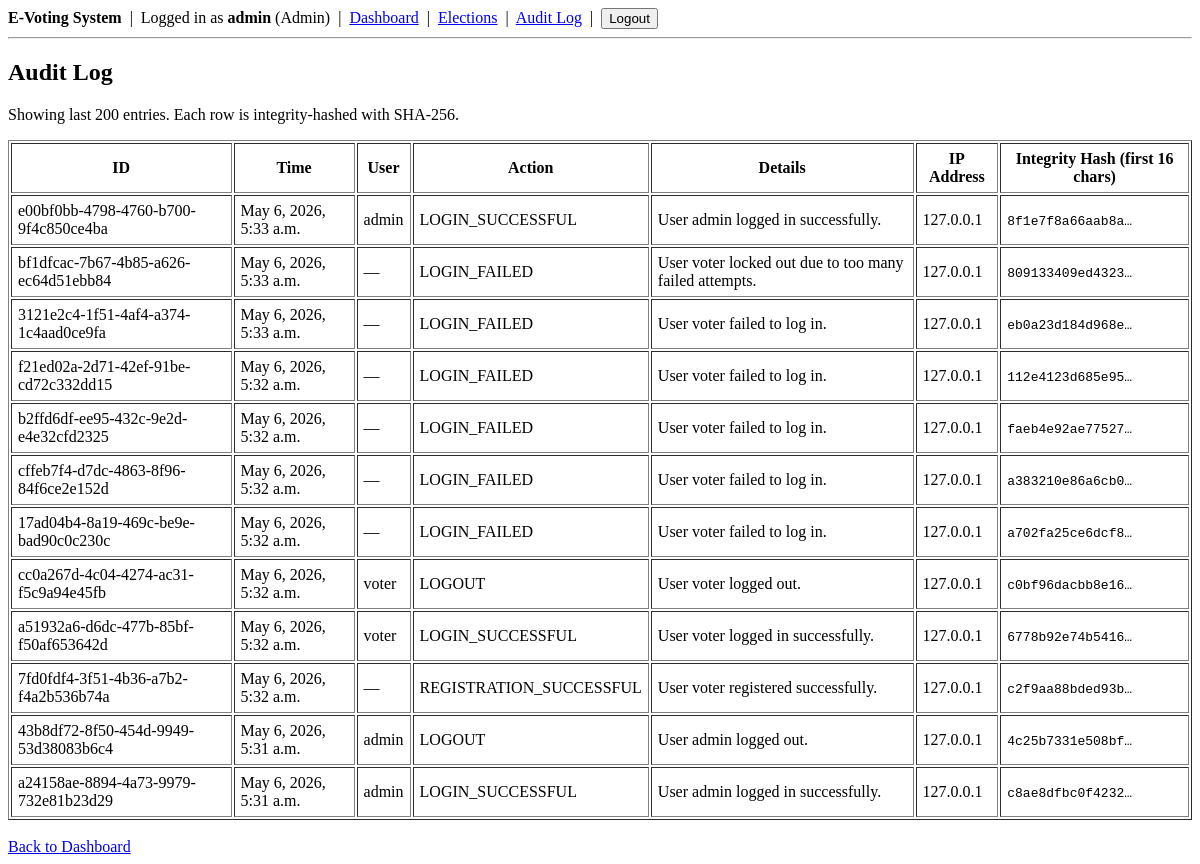
Page /audit/ (signed in) on the earlier database version.
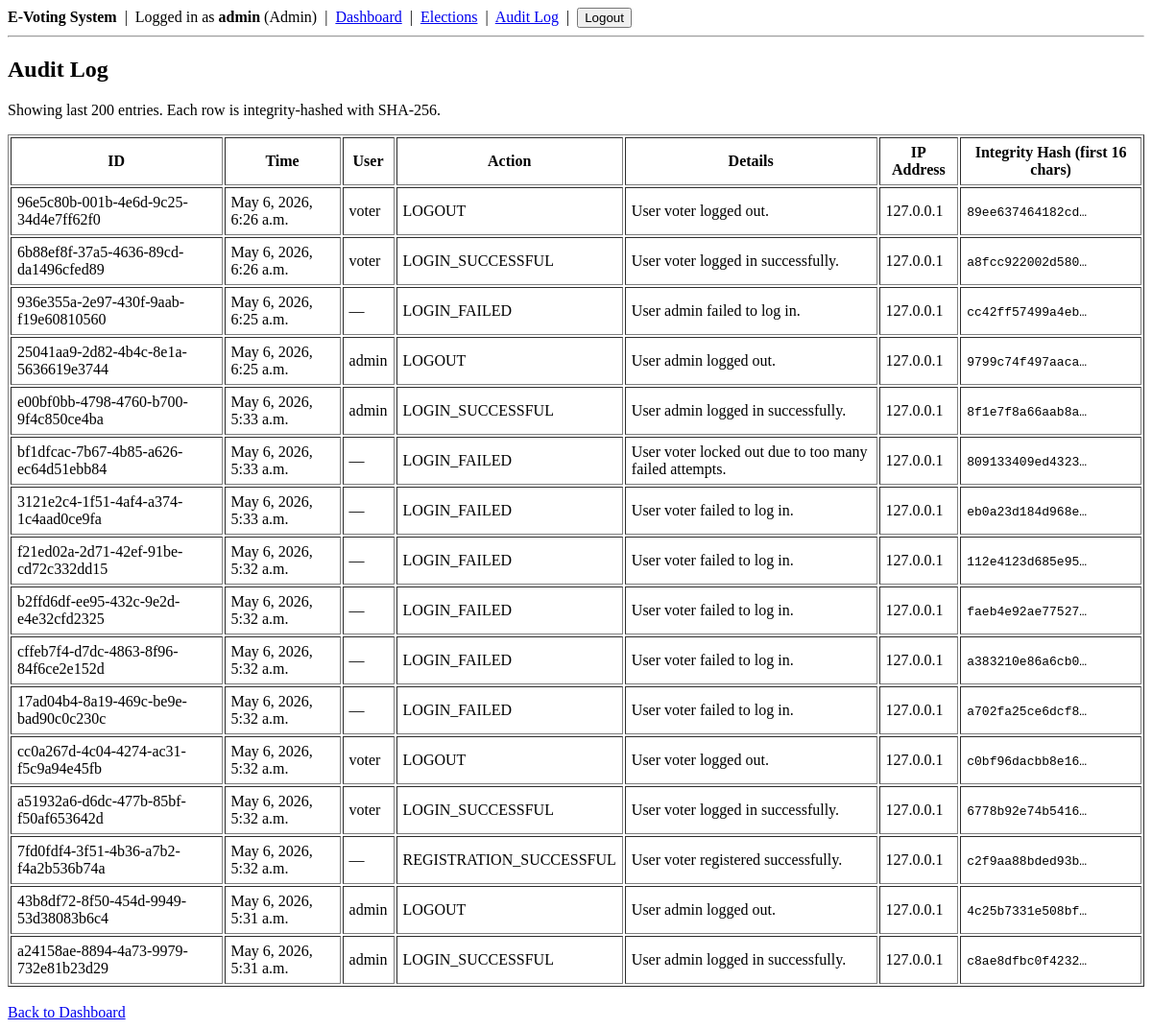
Same page on the later database version.
### accounts/models.py (models this page shows, shortened)
class CustomUser(AbstractUser):
    id = models.UUIDField(primary_key=True, default=uuid.uuid4, editable=False)
    role = models.CharField(max_length=10, choices=[(role, role) for role in ROLE_ENUM], default='Voter')

### audit/models.py (models this page shows)
class AuditLog(models.Model):
    id = models.UUIDField(primary_key=True, default=uuid.uuid4, editable=False)
    user= models.ForeignKey(settings.AUTH_USER_MODEL, on_delete=models.SET_NULL, null=True, blank=True)
    action = models.CharField(max_length=100)
    details = models.TextField(blank=True)
    ip_address = models.GenericIPAddressField(null=True, blank=True)
    integrity_hash = models.CharField(max_length=64)
    logged_at = models.DateTimeField(auto_now_add=True)
    class Meta:
        ordering = ["-logged_at"]
    def delete(self, *args, **kwargs):
        raise PermissionDenied("Audit log entries cannot be deleted.")
    class ImmutableQuerySet(models.QuerySet):
        def delete(self):
            raise PermissionDenied("Audit log entries cannot be deleted.")
    objects = ImmutableQuerySet.as_manager()

### audit/views.py (the view)
# urls.py: path("audit/", AuditLogView.as_view(), name="audit_log"),
class AuditLogView(LoginRequiredMixin, UserPassesTestMixin, View):
    def test_func(self):
        return self.request.user.role == "Admin"
    def get(self, request):
        logs = AuditLog.objects.select_related('user').all()[:200]
        return render(request, "audit/log.html", {"logs": logs})

### templates/audit/log.html (shortened to what this page needs)
{% extends "base.html" %}
{% block content %}
<h2>Audit Log</h2>
<p>Showing last 200 entries. Each row is integrity-hashed with SHA-256.</p>
<table border="1" cellpadding="6">
  <thead>
    <tr>
      <th>ID</th>
      <th>Time</th>
      <th>User</th>
      <th>Action</th>
      <th>Details</th>
      <th>IP Address</th>
      <th>Integrity Hash (first 16 chars)</th>
    </tr>
  </thead>
  <tbody>
    {% for log in logs %}
    <tr>
      <td>{{ log.id }}</td>
      <td>{{ log.logged_at }}</td>
      <td>{{ log.user|default:"—" }}</td>
      <td>{{ log.action }}</td>
      <td>{{ log.details }}</td>
      <td>{{ log.ip_address }}</td>
      <td><code>{{ log.integrity_hash|truncatechars:16 }}</code></td>
    </tr>
    {% empty %}
    <tr><td colspan="7">No log entries yet.</td></tr>
    {% endfor %}
  </tbody>
</table>
<br>
<a href="{% url 'dashboard' %}">Back to Dashboard</a>
{% endblock %}

### templates/base.html (shortened to what this page needs)
<!DOCTYPE html>
<html lang="en">
<head>
</head>
<body>
<nav>
  <strong>E-Voting System</strong>
  &nbsp;|&nbsp;
  {% if request.user.is_authenticated %}
    Logged in as <strong>{{ request.user.username }}</strong>
    ({{ request.user.role }})
    &nbsp;|&nbsp;
    <a href="{% url 'dashboard' %}">Dashboard</a>
    {% if request.user.role == "Admin" %}
      &nbsp;|&nbsp;
      <a href="{% url 'election_list' %}">Elections</a>
      &nbsp;|&nbsp;
      <a href="{% url 'audit_log' %}">Audit Log</a>
    {% endif %}
    &nbsp;|&nbsp;
    <form method="POST" action="{% url 'logout' %}" style="display:inline;">
      <button type="submit">Logout</button>
    </form>
  {% else %}
    <a href="{% url 'login' %}">Login</a>
    &nbsp;|&nbsp;
    <a href="{% url 'register' %}">Register</a>
  {% endif %}
</nav>
<hr>
{% block content %}{% endblock %}
</body>
</html>

Differences in the rows shown:
added AuditLog: id "96e5c80b-001b-4e6d-9c25-34d4e7ff62f0", logged_at "May 6, 2026, 6:26 a.m.", user "voter", action "LOGOUT", details "User voter logged out.", ip_address "127.0.0.1", integrity_hash "89ee637464182cd…"
added AuditLog: id "6b88ef8f-37a5-4636-89cd-da1496cfed89", logged_at "May 6, 2026, 6:26 a.m.", user "voter", action "LOGIN_SUCCESSFUL", details "User voter logged in successfully.", ip_address "127.0.0.1", integrity_hash "a8fcc922002d580…"
added AuditLog: id "936e355a-2e97-430f-9aab-f19e60810560", logged_at "May 6, 2026, 6:25 a.m.", user "—", action "LOGIN_FAILED", details "User admin failed to log in.", ip_address "127.0.0.1", integrity_hash "cc42ff57499a4eb…"
added AuditLog: id "25041aa9-2d82-4b4c-8e1a-5636619e3744", logged_at "May 6, 2026, 6:25 a.m.", user "admin", action "LOGOUT", details "User admin logged out.", ip_address "127.0.0.1", integrity_hash "9799c74f497aaca…"
